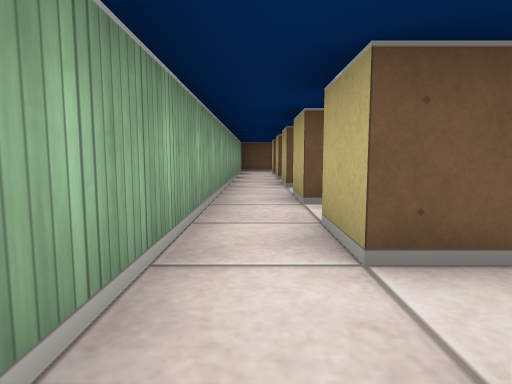
[1] (above)

23 first-person views from a walk through a cub3D maze. The camera is about half as high as the walls, tilts 6° down and sees 75° across. The floor is counted in squares. Each view is taken from the middle of a square. On the plan, view 1 faces up. The plan holds only what a view shows up to about 9 squares ahead; the rest is blank.

[2]
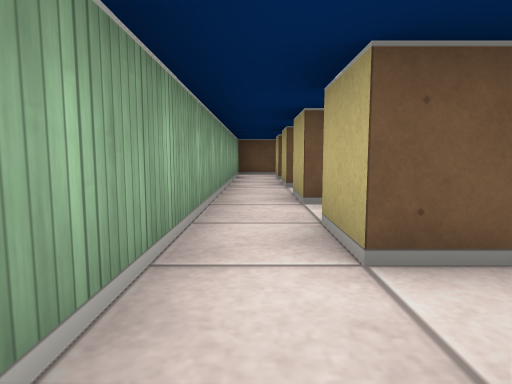

[3]
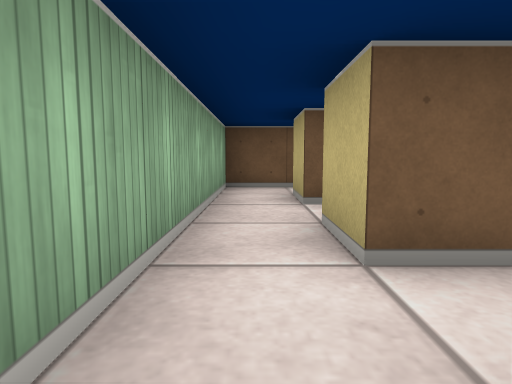

[4]
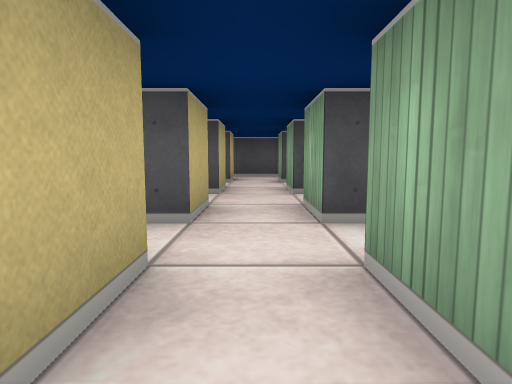

[5]
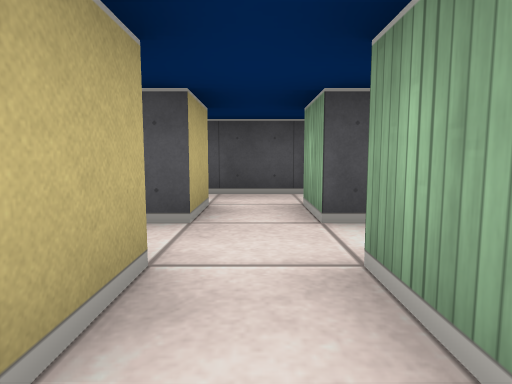

[6]
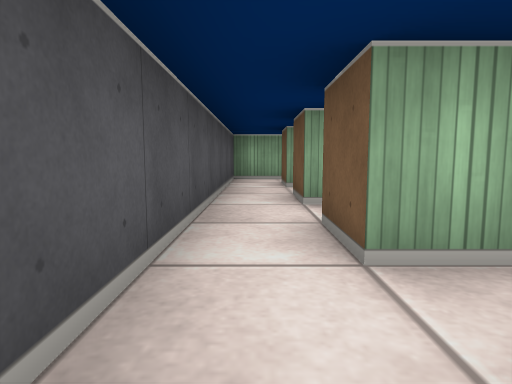

[7]
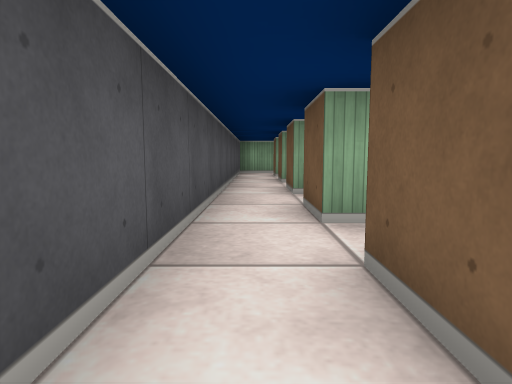

[8]
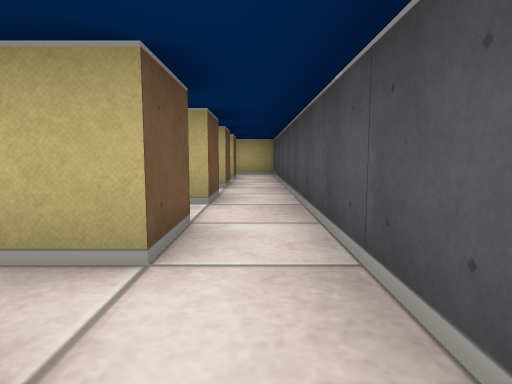

[9]
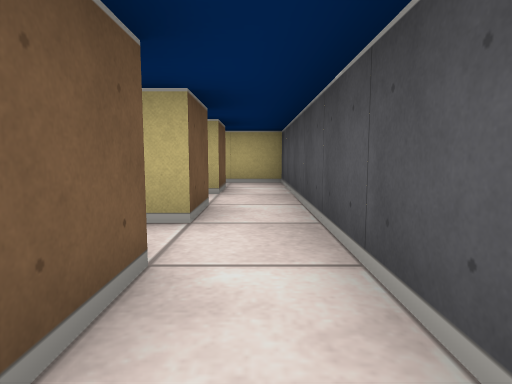

[10]
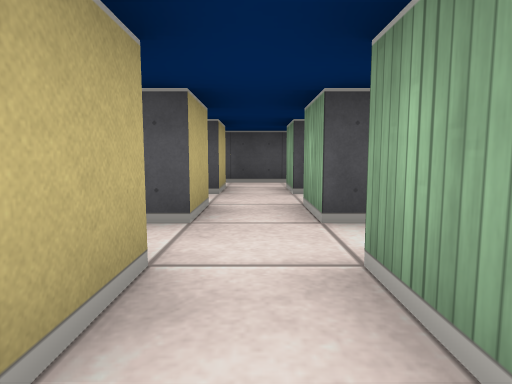

[11]
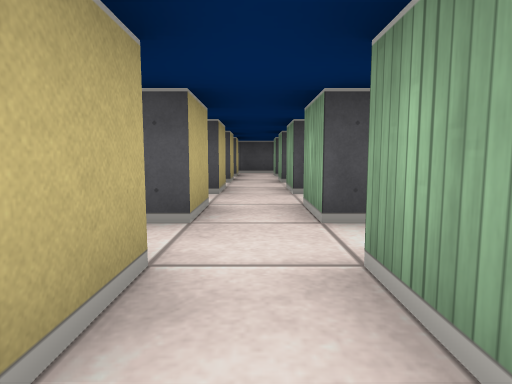

[12]
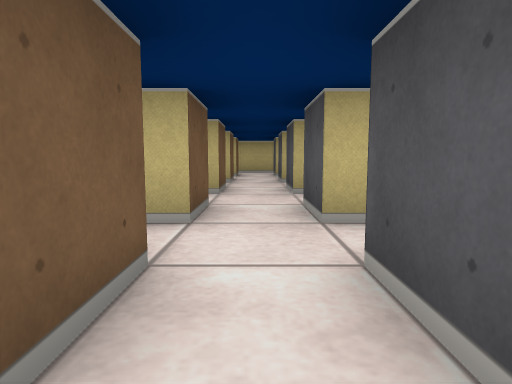

[13]
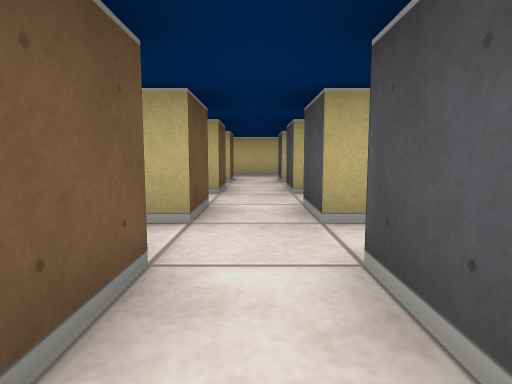

[14]
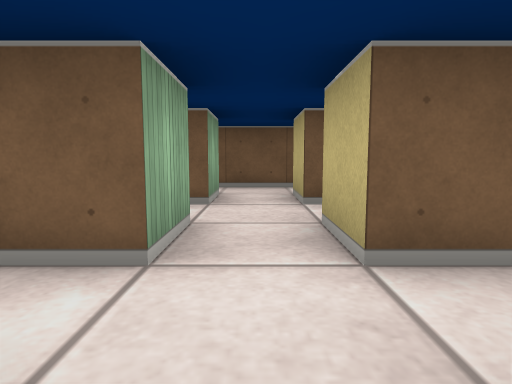

[15]
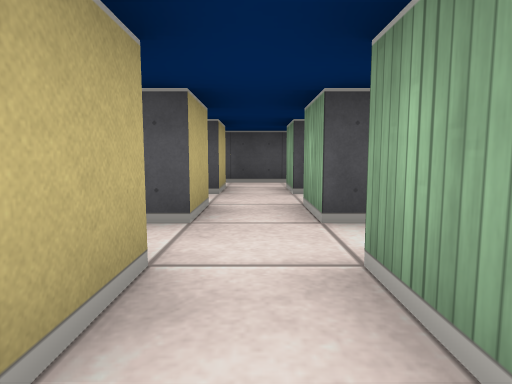

[16]
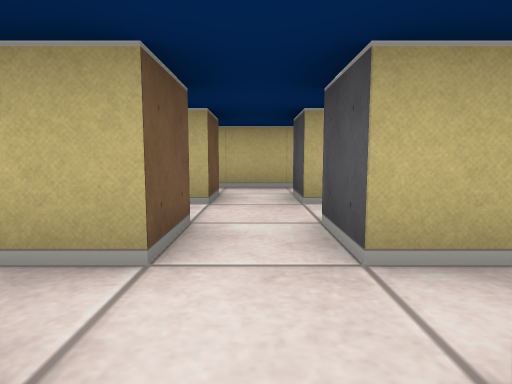

[17]
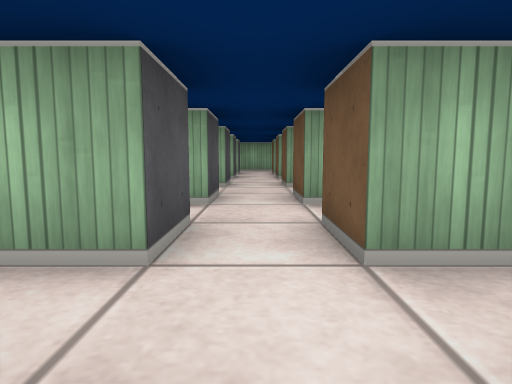

[18]
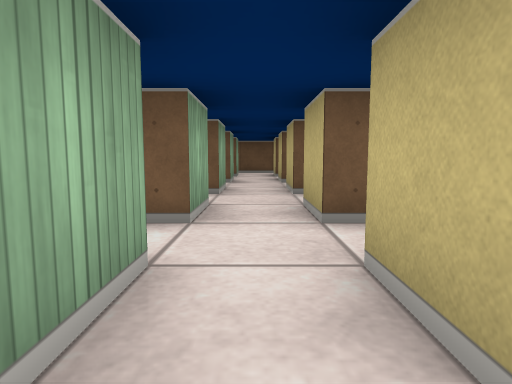

[19]
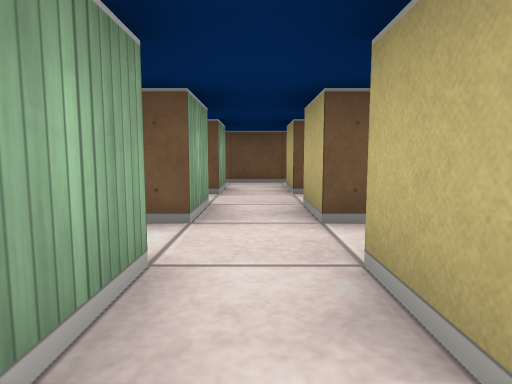

[20]
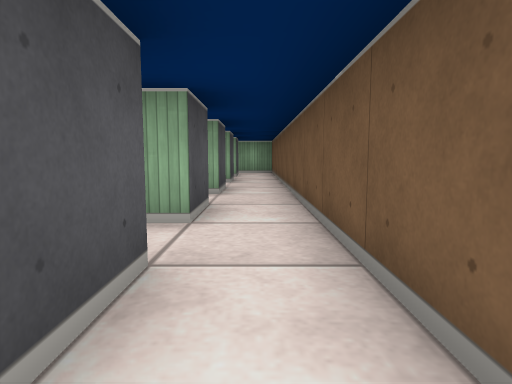

[21]
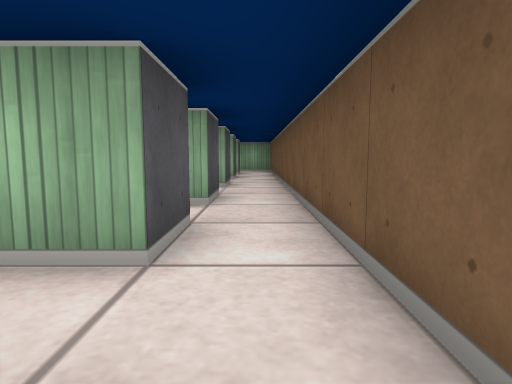

[22]
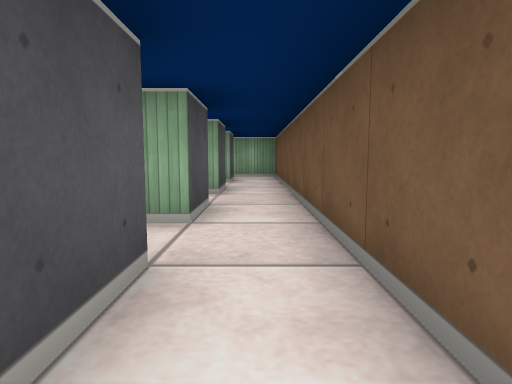

[23]
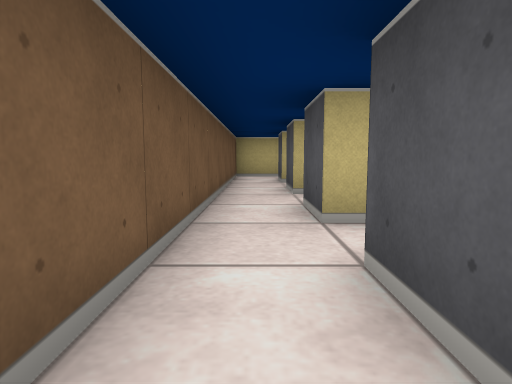

### Floor plan
Key: @ floor where view 1 was taken; # wall or solid block; . floor.
Columns run from 1 left of view 1 to 17 right of it. Each row starts with its distance up from view 1.
 12 ###################
 11 #.................#
 10 #.# #.#.#.#.#.#.# #
  9 #..   ...  ....   #
  8 #.#   #.#.#.#.# # #
  7 #...  ............#
  6 #.#.# #.#.#.#.#.# #
  5 #.... .......  .  #
  4 #.#.# #.#.#.#.#.#.#
  3 #.................#
  2 #.#.# #.#.#.#.#.#.#
  1 #....  .  ....... #
  0 #@#.#.#.#.#.#.#.# #
 -1 #.................#
 -2 ###################

Where each view was taken, in squares from view 1:
view 1: 0 up, 0 right, facing up
view 2: 2 up, 0 right, facing up
view 3: 6 up, 0 right, facing up
view 4: 7 up, 2 right, facing down
view 5: 3 up, 2 right, facing down
view 6: 1 down, 7 right, facing left
view 7: 1 down, 10 right, facing left
view 8: 1 down, 7 right, facing right
view 9: 1 down, 10 right, facing right
view 10: 5 up, 10 right, facing down
view 11: 9 up, 10 right, facing down
view 12: 7 up, 6 right, facing right
view 13: 7 up, 8 right, facing right
view 14: 6 up, 12 right, facing up
view 15: 5 up, 14 right, facing down
view 16: 3 up, 11 right, facing right
view 17: 3 up, 11 right, facing left
view 18: 1 up, 6 right, facing up
view 19: 5 up, 6 right, facing up
view 20: 11 up, 10 right, facing left
view 21: 11 up, 11 right, facing left
view 22: 11 up, 8 right, facing left
view 23: 11 up, 8 right, facing right
